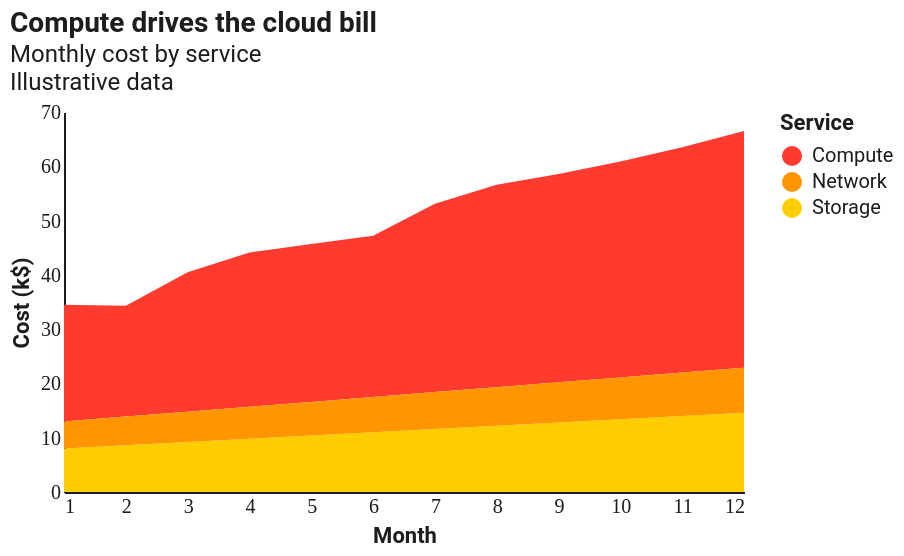

The Vega-Lite source for this figure:
### Vega-Lite specification from a JSON file in a GitHub repository (floating-point values rounded to 4 significant figures)
{"$schema": "https://vega.github.io/schema/vega-lite/v5.json", "config": {"background": "#FFFFFF", "font": "Roboto, Roboto Serif, Roboto Mono, system-ui, sans-serif", "view": {"stroke": null, "cornerRadius": 10}, "axis": {"domain": true, "domainColor": "#1D1D1F", "labelColor": "#1D1D1F", "titleColor": "#1D1D1F", "grid": false, "ticks": false, "labelFont": "Roboto Mono", "titleFont": "Roboto"}, "axisTop": {"domain": false, "domainColor": null, "labels": false, "ticks": false, "title": null}, "axisRight": {"domain": false, "domainColor": null, "labels": false, "ticks": false, "title": null}, "legend": {"titleFont": "Roboto", "labelFont": "Roboto", "labelColor": "#1D1D1F", "titleColor": "#1D1D1F"}, "title": {"font": "Roboto", "fontSize": 14, "color": "#1D1D1F", "subtitleFont": "Roboto", "subtitleColor": "#1D1D1F"}, "range": {"category": ["#FF3B30", "#FF9500", "#FFCC00", "#28CD41", "#79DBDC", "#007AFF", "#AF52DE", "#FF2D55"]}, "bar": {"cornerRadiusEnd": 4}, "line": {"strokeWidth": 2}, "point": {"filled": true, "size": 40}}, "width": 340, "height": 190, "title": {"text": "Compute drives the cloud bill", "subtitle": ["Monthly cost by service", "Illustrative data"], "anchor": "start"}, "data": {"values": [{"month": 1, "service": "Compute", "cost": 21.5}, {"month": 1, "service": "Storage", "cost": 8.0}, {"month": 1, "service": "Network", "cost": 5.0}, {"month": 2, "service": "Compute", "cost": 20.4}, {"month": 2, "service": "Storage", "cost": 8.6}, {"month": 2, "service": "Network", "cost": 5.3}, {"month": 3, "service": "Compute", "cost": 25.7}, {"month": 3, "service": "Storage", "cost": 9.2}, {"month": 3, "service": "Network", "cost": 5.6}, {"month": 4, "service": "Compute", "cost": 28.4}, {"month": 4, "service": "Storage", "cost": 9.8}, {"month": 4, "service": "Network", "cost": 5.9}, {"month": 5, "service": "Compute", "cost": 29.1}, {"month": 5, "service": "Storage", "cost": 10.4}, {"month": 5, "service": "Network", "cost": 6.2}, {"month": 6, "service": "Compute", "cost": 29.7}, {"month": 6, "service": "Storage", "cost": 11.0}, {"month": 6, "service": "Network", "cost": 6.5}, {"month": 7, "service": "Compute", "cost": 34.7}, {"month": 7, "service": "Storage", "cost": 11.6}, {"month": 7, "service": "Network", "cost": 6.8}, {"month": 8, "service": "Compute", "cost": 37.3}, {"month": 8, "service": "Storage", "cost": 12.2}, {"month": 8, "service": "Network", "cost": 7.1}, {"month": 9, "service": "Compute", "cost": 38.4}, {"month": 9, "service": "Storage", "cost": 12.8}, {"month": 9, "service": "Network", "cost": 7.4}, {"month": 10, "service": "Compute", "cost": 39.8}, {"month": 10, "service": "Storage", "cost": 13.4}, {"month": 10, "service": "Network", "cost": 7.7}, {"month": 11, "service": "Compute", "cost": 41.5}, {"month": 11, "service": "Storage", "cost": 14.0}, {"month": 11, "service": "Network", "cost": 8.0}, {"month": 12, "service": "Compute", "cost": 43.6}, {"month": 12, "service": "Storage", "cost": 14.6}, {"month": 12, "service": "Network", "cost": 8.3}]}, "mark": {"type": "area"}, "encoding": {"x": {"field": "month", "type": "quantitative", "axis": {"title": "Month"}}, "y": {"field": "cost", "type": "quantitative", "stack": true, "axis": {"title": "Cost (k$)"}}, "color": {"field": "service", "type": "nominal", "legend": {"title": "Service"}}}}
